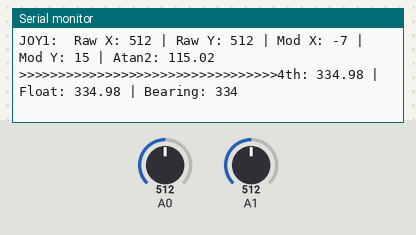
Bench run of a sketch on a simulated Arduino Uno, built with avr-gcc and run on an emulated ATmega328P. On the bench: the last lines printed to the serial monitor. The test bench sets the inputs (shaded band); at power-on: A0 = 512, A1 = 512.

Above: at 1.2 s.
1.3 s: A0 set to 526
At 1.37 s:
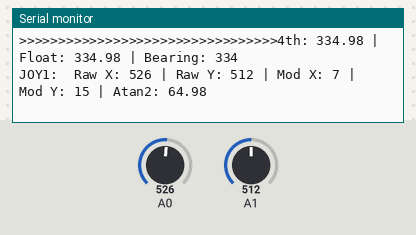
2.9 s: A1 set to 486
At 2.9 s:
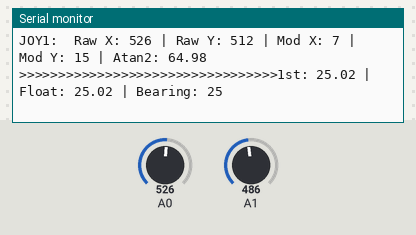

The sketch:

sketch_dec12b_debug.ino
```cpp
#include <math.h>

int Joy1RawX = 0;
int Joy1RawY = 0;
int Joy1X = 0;
int Joy1Y = 0;
float Bearing1 = 0;
float Bearing2 = 0;
int Bearing3 = 0;
boolean Token = false;
const int Xmod = 512 - 519; // alter the second number to match the idle reading of your joystick's X axis
const int Ymod = 512 - 497; // alter the second number to match the idle reading of your joystick's Y axis

void setup() {

  Serial.begin(115200);
}

void loop() {
  delay(50);
  Token = true;
  Joy1RawX = analogRead(0);
  delay(1);
  Joy1RawY = analogRead(1);
  delay(1);
    Joy1X = (Xmod + Joy1RawX) - 512;
    Joy1Y = (Ymod + Joy1RawY) - 512;
    Bearing1 = RAD_TO_DEG * atan2(Joy1Y, Joy1X);

  Serial.print("JOY1:  Raw X: ");
  Serial.print(Joy1RawX);
  Serial.print(" | Raw Y: ");
  Serial.print(Joy1RawY);
  Serial.print(" | Mod X: ");
  Serial.print(Joy1X);
  Serial.print(" | Mod Y: ");
  Serial.print(Joy1Y);
  Serial.print(" | Atan2: ");
  Serial.println(Bearing1);
  Serial.print(">>>>>>>>>>>>>>>>>>>>>>>>>>>>>>>>>");

    if ((Joy1X >= -2 && Joy1X <= 2) && (Joy1Y >= -2 && Joy1Y <= 2)) {
      Token = false;
      Serial.println(" Joystick Dectected in DeadZone");
      // Don't change prevous heading
    }
    if (Token) {
      if (Bearing1 >= 0.0 && Bearing1 <= 90.0) {
        Serial.print("1st: ");
        Serial.print(fabs(Bearing1 - 90.0));
        Bearing2 = fabs(Bearing1 - 90.0);
        Bearing3 = Bearing2;
      }
      if (Bearing1 > 90.0 && Bearing1 <=180.0) {
        Serial.print("4th: ");
        Serial.print(fabs(Bearing1 - 180.0) + 270.0);
        Bearing2 = fabs(Bearing1 - 180.0) + 270.0;
        Bearing3 = Bearing2;
      }
      if (Bearing1 < 0.0 && Bearing1 >= - 90.0) {
        Serial.print("2nd: ");
        Serial.print(fabs(Bearing1) + 90.0);
        Bearing2 = fabs(Bearing1) + 90.0;
        Bearing3 = Bearing2;
      }
      if (Bearing1 < -90.0 && Bearing1 >= -180.0) {
        Serial.print("3rd: ");
        Serial.print(fabs(Bearing1 + 90.0) + 180.0);
        Bearing2 = fabs(Bearing1 + 90.0) + 180.0;
        Bearing3 = Bearing2;
      }
    Serial.print(" | Float: ");
    Serial.print(Bearing2);
    Serial.print(" | Bearing: ");
    Serial.println(Bearing3);
    }


  delay(50);
}
```

Measured:
- the behaviour switches between 518 and 519 on A0 (found by bisection; images 0 and 1)
- the behaviour switches between 497 and 496 on A1 (found by bisection; images 1 and 2)
- after the input at 1.3 s, the serial monitor: prints a new line after 0.07 s (image 1)
